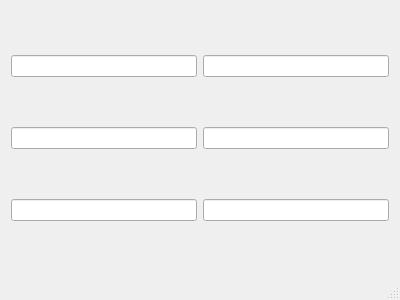
<?xml version="1.0" encoding="UTF-8"?>
<ui version="4.0">
 <class>MainWindow</class>
 <widget class="QMainWindow" name="MainWindow">
  <property name="geometry">
   <rect>
    <x>0</x>
    <y>0</y>
    <width>400</width>
    <height>300</height>
   </rect>
  </property>
  <property name="windowTitle">
   <string>MainWindow</string>
  </property>
  <widget class="QWidget" name="centralWidget">
   <layout class="QVBoxLayout" name="verticalLayout">
    <item>
     <layout class="QHBoxLayout" name="horizontalLayout_3">
      <item>
       <widget class="QLineEdit" name="int1"/>
      </item>
      <item>
       <widget class="QLineEdit" name="string1"/>
      </item>
     </layout>
    </item>
    <item>
     <layout class="QHBoxLayout" name="horizontalLayout_2">
      <item>
       <widget class="QLineEdit" name="dateTime1"/>
      </item>
      <item>
       <widget class="QLineEdit" name="dateTime2"/>
      </item>
     </layout>
    </item>
    <item>
     <layout class="QHBoxLayout" name="horizontalLayout">
      <item>
       <widget class="QLineEdit" name="string2"/>
      </item>
      <item>
       <widget class="QLineEdit" name="int2"/>
      </item>
     </layout>
    </item>
   </layout>
  </widget>
  <widget class="QStatusBar" name="statusBar"/>
 </widget>
 <layoutdefault spacing="6" margin="11"/>
 <resources/>
 <connections/>
</ui>
